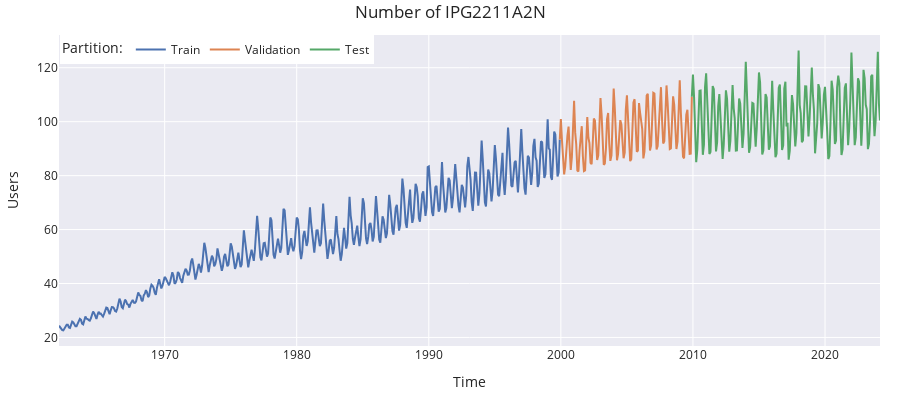

The notebook cell this image was saved under:
### Code cell
# Interactive plot of time series
# ==============================================================================
fig = go.Figure()
fig.add_trace(go.Scatter(x=data_train.index, y=data_train['IPG2211A2N'], mode='lines', name='Train'))
fig.add_trace(go.Scatter(x=data_val.index, y=data_val['IPG2211A2N'], mode='lines', name='Validation'))
fig.add_trace(go.Scatter(x=data_test.index, y=data_test['IPG2211A2N'], mode='lines', name='Test'))
fig.update_layout(
    title  = 'Number of IPG2211A2N',
    xaxis_title="Time",
    yaxis_title="Users",
    legend_title="Partition:",
    width=900,
    height=400,
    margin=dict(l=20, r=20, t=35, b=20),
    legend=dict(
        orientation="h",
        yanchor="top",
        y=1,
        xanchor="left",
        x=0.001
    )
)
fig.show()

### Figure 1 — Plotly figure (JSON) as saved in the notebook; plotly's stock layout.template omitted (floating-point values rounded to 4 significant figures; data arrays with more than 128 entries replaced by an {"elided": "..."} marker saying what was removed)
{"data": [{"mode": "lines", "name": "Train", "type": "scatter", "x": {"elided": "456 str values"}, "y": {"elided": "456 float values"}}, {"mode": "lines", "name": "Validation", "type": "scatter", "x": ["1999-12-01", "2000-01-01", "2000-02-01", "2000-03-01", "2000-04-01", "2000-05-01", "2000-06-01", "2000-07-01", "2000-08-01", "2000-09-01", "2000-10-01", "2000-11-01", "2000-12-01", "2001-01-01", "2001-02-01", "2001-03-01", "2001-04-01", "2001-05-01", "2001-06-01", "2001-07-01", "2001-08-01", "2001-09-01", "2001-10-01", "2001-11-01", "2001-12-01", "2002-01-01", "2002-02-01", "2002-03-01", "2002-04-01", "2002-05-01", "2002-06-01", "2002-07-01", "2002-08-01", "2002-09-01", "2002-10-01", "2002-11-01", "2002-12-01", "2003-01-01", "2003-02-01", "2003-03-01", "2003-04-01", "2003-05-01", "2003-06-01", "2003-07-01", "2003-08-01", "2003-09-01", "2003-10-01", "2003-11-01", "2003-12-01", "2004-01-01", "2004-02-01", "2004-03-01", "2004-04-01", "2004-05-01", "2004-06-01", "2004-07-01", "2004-08-01", "2004-09-01", "2004-10-01", "2004-11-01", "2004-12-01", "2005-01-01", "2005-02-01", "2005-03-01", "2005-04-01", "2005-05-01", "2005-06-01", "2005-07-01", "2005-08-01", "2005-09-01", "2005-10-01", "2005-11-01", "2005-12-01", "2006-01-01", "2006-02-01", "2006-03-01", "2006-04-01", "2006-05-01", "2006-06-01", "2006-07-01", "2006-08-01", "2006-09-01", "2006-10-01", "2006-11-01", "2006-12-01", "2007-01-01", "2007-02-01", "2007-03-01", "2007-04-01", "2007-05-01", "2007-06-01", "2007-07-01", "2007-08-01", "2007-09-01", "2007-10-01", "2007-11-01", "2007-12-01", "2008-01-01", "2008-02-01", "2008-03-01", "2008-04-01", "2008-05-01", "2008-06-01", "2008-07-01", "2008-08-01", "2008-09-01", "2008-10-01", "2008-11-01", "2008-12-01", "2009-01-01", "2009-02-01", "2009-03-01", "2009-04-01", "2009-05-01", "2009-06-01", "2009-07-01", "2009-08-01", "2009-09-01", "2009-10-01", "2009-11-01", "2009-12-01"], "y": [93.36, 101.0, 93.11, 87.03, 80.45, 83.46, 89.96, 94.86, 98.18, 89.59, 82.13, 86.93, 101.2, 107.7, 95.94, 91.67, 81.89, 81.55, 89.31, 94.89, 98.32, 87.19, 81.66, 81.9, 91.89, 101.7, 94.03, 92.11, 84.77, 84.23, 92.09, 101.2, 100.4, 92.16, 85.83, 87.48, 99.53, 108.8, 102.5, 93.38, 84.04, 84.46, 90.0, 101.0, 103.2, 91.79, 85.46, 87.5, 102.3, 112.3, 104.8, 94.23, 85.69, 87.99, 94.38, 100.6, 99.0, 92.89, 86.46, 88.49, 104.4, 109.8, 100.4, 97.75, 85.38, 86.07, 98.25, 107.2, 108.3, 98.07, 88.82, 89.28, 106.9, 103.2, 100.1, 97.22, 86.39, 88.89, 99.28, 109.7, 110.3, 94.68, 89.33, 91.21, 101.8, 110.7, 110.5, 97.98, 89.68, 90.92, 99.75, 106.3, 112.8, 100.3, 91.89, 92.74, 105.4, 113.4, 106.9, 99.21, 89.85, 90.08, 102.6, 109.4, 106.3, 96.54, 89.88, 92.63, 108.0, 115.4, 103.1, 96.54, 87.0, 86.42, 96.09, 102.6, 104.4, 93.67, 88.05, 88.12, 109.2]}, {"mode": "lines", "name": "Test", "type": "scatter", "x": {"elided": "172 str values"}, "y": {"elided": "172 float values"}}], "layout": {"height": 400, "legend": {"orientation": "h", "title": {"text": "Partition:"}, "x": 0.001, "xanchor": "left", "y": 1, "yanchor": "top"}, "margin": {"b": 20, "l": 20, "r": 20, "t": 35}, "title": {"text": "Number of IPG2211A2N"}, "width": 900, "xaxis": {"title": {"text": "Time"}}, "yaxis": {"title": {"text": "Users"}}}}
